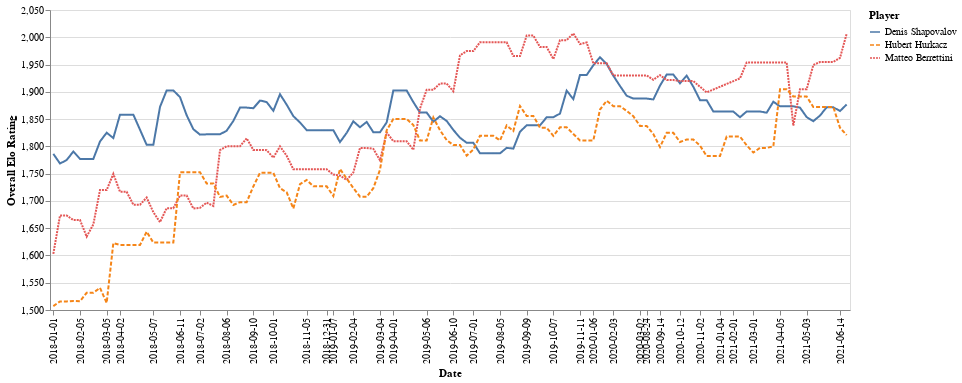

Notebook code cell kept with this figure:
### Code cell
line

### Figure 1 — Vega-Lite specification as saved in the notebook (floating-point values rounded to 4 significant figures; data arrays with more than 128 entries replaced by an {"elided": "..."} marker saying what was removed)
{"config": {"view": {"continuousWidth": 300, "continuousHeight": 300}}, "data": {"name": "data-ce22478b8359f4a4f7737bceec2eb591"}, "mark": {"type": "line"}, "encoding": {"color": {"field": "Player", "type": "nominal"}, "strokeDash": {"field": "Player", "type": "nominal"}, "x": {"axis": {"title": "Date", "values": ["2018-01-01", "2018-02-05", "2018-03-05", "2018-04-02", "2018-05-07", "2018-06-11", "2018-07-02", "2018-08-06", "2018-09-10", "2018-10-01", "2018-11-05", "2018-12-31", "2019-01-07", "2019-02-04", "2019-03-04", "2019-04-01", "2019-05-06", "2019-06-10", "2019-07-01", "2019-08-05", "2019-09-09", "2019-10-07", "2019-11-11", "2020-01-06", "2020-02-03", "2020-03-02", "2020-08-24", "2020-09-14", "2020-10-12", "2020-11-02", "2021-01-04", "2021-02-01", "2021-03-01", "2021-04-05", "2021-05-03", "2021-06-14"]}, "field": "Date", "type": "nominal"}, "y": {"axis": {"title": "Overall Elo Rating"}, "field": "Elo", "scale": {"domain": [1500, 2050]}, "type": "quantitative"}}, "height": 300, "width": 800, "$schema": "https://vega.github.io/schema/vega-lite/v5.14.1.json", "datasets": {"data-ce22478b8359f4a4f7737bceec2eb591": {"elided": "355 records"}}}
